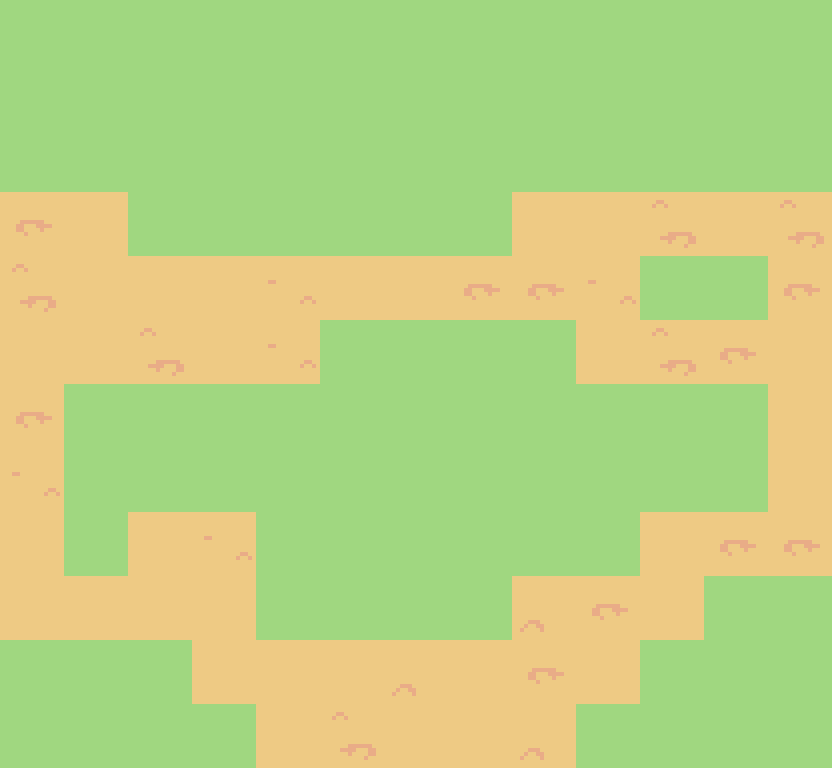

This is a level from a 2D game, rendered from its Tiled map with the project's own tilesets. A one-line summary and the complete map file follow:
An orthogonal 13x12 tile map with 64x64 px tiles, 1 tile layer (Tile Layer 1), 2 tilesets and 2 objects.

<map version="1.10" tiledversion="1.10.2" orientation="orthogonal" renderorder="right-down" width="13" height="12" tilewidth="64" tileheight="64" infinite="0" nextlayerid="4" nextobjectid="4">
 <tileset firstgid="1" source="groundTiles.tsx" />
 <tileset firstgid="249" source="Objects.tsx" />
 <layer id="1" name="Tile Layer 1" width="13" height="12">
  <data encoding="csv">
47,47,47,47,47,47,47,47,47,47,47,47,47,
47,47,47,47,47,47,47,47,47,47,47,47,47,
47,47,47,47,47,47,47,47,47,47,47,47,47,
61,60,47,47,47,47,47,47,60,92,58,60,58,
58,91,59,91,90,60,91,61,61,90,47,47,61,
91,91,58,59,90,47,47,47,47,92,58,61,60,
61,47,47,47,47,47,47,47,47,47,47,47,59,
90,47,47,47,47,47,47,47,47,47,47,47,60,
60,47,91,90,47,47,47,47,47,47,59,61,61,
60,91,59,91,47,47,47,47,89,61,60,47,47,
47,47,47,60,59,91,89,92,61,92,47,47,47,
47,47,47,47,92,58,91,60,89,47,47,47,47
</data>
 </layer>
 <objectgroup id="2" name="Object Layer 1">
  <object id="1" gid="266" x="14.6667" y="671.667" width="800" height="628" />
 </objectgroup>
 <objectgroup id="3" name="Object Layer 2">
  <object id="3" gid="276" x="344" y="534.333" width="134" height="128" />
 </objectgroup>
</map>
